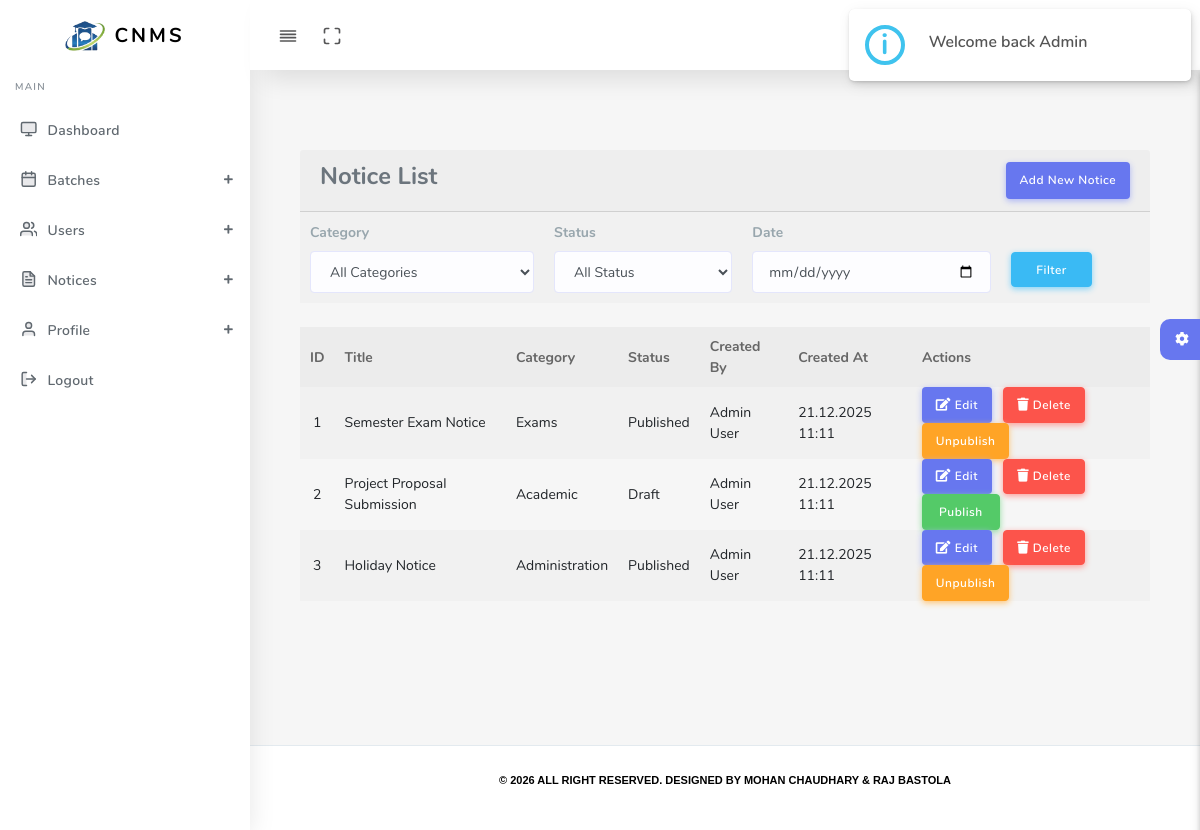
Screenshot of /admin/dashboard.php?page=notices/notices_list.php (signed in) with the database file from the repository.
### tables this page shows
CREATE TABLE notices (
    notice_id INT AUTO_INCREMENT PRIMARY KEY,
    title VARCHAR(255) NOT NULL,
    description TEXT NOT NULL,
    category ENUM('Academic','Exams','Events','Administration','General') NOT NULL,
    status ENUM('Draft','Published') DEFAULT 'Draft',
    attachment VARCHAR(255),
    created_by INT NOT NULL,
    created_at DATETIME DEFAULT CURRENT_TIMESTAMP,
    FOREIGN KEY (created_by) REFERENCES users(user_id) ON DELETE CASCADE
);

CREATE TABLE users (
    user_id INT AUTO_INCREMENT PRIMARY KEY,
    name VARCHAR(100) NOT NULL,
    email VARCHAR(100) UNIQUE,
    role ENUM('admin','teacher','student') NOT NULL,
    password VARCHAR(255) NOT NULL,
    profile_image VARCHAR(255),
    created_at DATETIME DEFAULT CURRENT_TIMESTAMP
);

### admin/notices/notices_list.php (the view, shortened to what this page needs)
<?php
$date    = $_GET['date'] ?? '';
$sql = "SELECT n.notice_id, n.title, n.category, n.status, n.created_at, u.name as creator
        FROM notices n
        JOIN users u ON n.created_by = u.user_id
        WHERE 1";
$sql .= " ORDER BY n.created_at DESC";
$stmt = $conn->prepare($sql);
$stmt->execute();
$result = $stmt->get_result();
$notices = $result->fetch_all(MYSQLI_ASSOC);
?>
<div class="card-body">
  <div class="card-header d-flex justify-content-between">
    <h4>Notice List</h4>
    <a href="dashboard.php?page=notices/notice_form.php" class="btn btn-primary">Add New Notice</a>
  </div>
  <form method="GET" class="mb-2 d-flex gap-2 align-items-end table-responsive">
    <table class="table table-striped">
      <th>
        <div>
          <label class="text-muted">Category</label>
          <select name="category" class="form-control">
            <option value="">All Categories</option>
          </select>
        </div>
      </th>
      <th>
        <div class="text-muted">
          <label>Status</label>
          <select name="status" class="form-control">
            <option value="">All Status</option>
          </select>
        </div>
      </th>
      <th>
        <div class="text-muted">
          <label class="text-muted">Date</label>
          <input type="date" name="date" class="form-control" value="<?= !empty($date) ? date('Y-m-d', strtotime($date)) : '' ?>">
        </div>
      </th>
      <th>
        <div class="mt-4">
          <button type="submit" class="btn btn-info px-4 my-3 ">Filter</button>
        </div>
      </th>
    </table>
  </form>
  <div class="table-responsive">
    <table class="table table-striped" id="table-1">
      <thead>
        <tr>
          <th class="text-center">ID</th>
          <th>Title</th>
          <th>Category</th>
          <th>Status</th>
          <th>Created By</th>
          <th>Created At</th>
          <th>Actions</th>
        </tr>
      </thead>
      <tbody>
        <?php foreach ($notices as $row) { ?>
          <tr>
            <td class="text-center"><?= $row['notice_id'] ?></td>
            <td><?= $row['title'] ?></td>
            <td><?= $row['category'] ?></td>
            <td><?= $row['status'] ?></td>
            <td><?= $row['creator'] ?></td>
            <td><?php echo date("d.m.Y H:i", strtotime($row['created_at'])); ?></td>
            <td class="">
              <a href="dashboard.php?page=notices/notice_form.php&id=<?= $row['notice_id'] ?>" class="btn btn-primary mr-2">
                <i class="fas fa-edit"></i> Edit
              </a>
              <a href="dashboard.php?page=notices/notice_delete.php&id=<?= $row['notice_id'] ?>" class="btn btn-danger mr-2" onclick="return confirm('Are you sure?')">
                <i class="fas fa-trash"></i> Delete
              </a>
              <?php if ($row['status'] == 'Draft') { ?>
                <a href="notices/notice_publish.php?id=<?= $row['notice_id'] ?>" class="btn btn-success px-3">Publish</a>
              <?php } else { ?>
                <a href="notices/notice_publish.php?id=<?= $row['notice_id'] ?>" class="btn btn-warning">Unpublish</a>
              <?php } ?>
            </td>
          </tr>
        <?php } ?>
      </tbody>
    </table>
  </div>
</div>
</div>
</div>
</div>

### admin/dashboard.php (shortened to what this page needs)
<?php
require "../db.php";
$user_id = $_SESSION['user_id'];
$sql = "SELECT profile_image FROM users WHERE user_id = ?";
$stmt = $conn->prepare($sql);
$stmt->bind_param("i", $user_id);
$stmt->execute();
$user = $stmt->get_result()->fetch_assoc();
$page = $_GET['page'] ?? 'dashboard_content.php';
$allowed_pages = [
    'dashboard_content.php',
    '404_error.php',
    'batches/batch_form.php',
    'batches/batch_list.php',
    'users/user_form.php',
    'users/users_list.php',
    'notices/notice_form.php',
    'notices/notices_list.php',
    '../profile/profile.php',
    '../profile/edit_profile.php'
];
?>
<!DOCTYPE html>
<html lang="en">
<head>
    <link rel="stylesheet" href="../assets/css/app.min.css">
    <link rel="stylesheet" href="../assets/bundles/bootstrap-social/bootstrap-social.css">
    <link rel="stylesheet" href="../assets/css/style.css">
    <link rel="stylesheet" href="../assets/css/components.css">
    <link rel="stylesheet" href="../assets/css/custom.css">
    <link rel="stylesheet" href="../assets/bundles/summernote/summernote-bs4.css">
    <link rel="stylesheet" href="style.css">
    <link rel="stylesheet" href="../assets/bundles/datatables/datatables.min.css">
    <link rel="stylesheet" href="../assets/bundles/datatables/DataTables-1.10.16/css/dataTables.bootstrap4.min.css">
</head>
<body>
    <div id="app">
        <div class="main-wrapper main-wrapper-1">
            <div class="navbar-bg"></div>
            <nav class="navbar navbar-expand-lg main-navbar sticky">
                <div class="form-inline mr-auto">
                    <ul class="navbar-nav mr-3">
                        <li><a href="#" data-toggle="sidebar" class="nav-link nav-link-lg
									collapse-btn"> <i data-feather="align-justify"></i></a></li>
                        <li><a href="#" class="nav-link nav-link-lg fullscreen-btn">
                                <i data-feather="maximize"></i>
                            </a>
                        </li>
                    </ul>
                </div>
                <ul class="navbar-nav navbar-right">
                    <li class="dropdown"><a href="#" data-toggle="dropdown"
                            class="nav-link dropdown-toggle nav-link-lg nav-link-user"> <img alt="image" src="../uploads/img/profiles/<?= $user['profile_image'] ?>"
                                class="user-img-radious-style"> <span class="d-sm-none d-lg-inline-block"></span></a>
                    </li>
                </ul>
            </nav>
            <div class="main-sidebar sidebar-style-2">
                <aside id="sidebar-wrapper" class="">
                    <div class="sidebar-brand">
                        <a href="index.html"> <img alt="image" src="../assets/img/logo.png" class="header-logo" /> <span
                                class="logo-name">CNMS</span>
                        </a>
                    </div>
                    <div class="">
                        <ul class="sidebar-menu">
                            <li class="menu-header">Main</li>
                            <li class="dropdown">
                                <a href="dashboard.php?page=dashboard_content.php"
                                    class="nav-link <?= ($page == 'dashboard_content.php') ? 'active' : '' ?>">
                                    <i data-feather="monitor"></i><span>Dashboard</span>
                                </a>
                            </li>
                            <li class="dropdown">
                                <a href="#" class="menu-toggle nav-link has-dropdown <?=
                                                                                        ($page == 'batches/batch_form.php' || $page == 'batches/batch_list.php') ? 'active' : '' ?>">
                                    <i data-feather="calendar"></i><span>Batches</span>
                                </a>
                            </li>
                            <li class="dropdown">
                                <a href="#" class="menu-toggle nav-link has-dropdown <?=
                                                                                        ($page == 'users/user_form.php' || $page == 'users/users_list.php') ? 'active' : '' ?>">
                                    <i data-feather="users"></i><span>Users</span>
                                </a>
                            </li>
                            <li class="dropdown">
                                <a href="#" class="menu-toggle nav-link has-dropdown <?=
                                                                                        ($page == 'notices/notice_form.php' || $page == 'notices/notices_list.php') ? 'active' : '' ?>">
                                    <i data-feather="file-text"></i><span>Notices</span>
                                </a>
                            </li>
                            <li class="dropdown">
                                <a href="#" class="menu-toggle nav-link has-dropdown <?=
                                                                                        ($page == '../profile/profile.php' || $page == '../profile/edit_profile.php') ? 'active' : '' ?>">
                                    <i data-feather="user"></i><span>Profile</span>
                                </a>
                            </li>
                            <li class="dropdown">
                                <a href="../logout.php" class="nav-link"><i data-feather="log-out"></i><span>Logout</span></a>
                            </li>
                        </ul>
                    </div>
                </aside>
            </div>
            <div class="main-content">
<?php
 if (in_array($page, $allowed_pages)) {
        include $page;
    } else {
        header("Location: dashboard.php?page=404_error.php");
        exit;
    }?>
                <div class="settingSidebar">
                    <a href="javascript:void(0)" class="settingPanelToggle"> <i class="fa fa-spin fa-cog"></i>
                    </a>
                </div>
            <footer class="main-footer">
                <div class="footer-center d-flex justify-content-center align-items-center">
                    <p class="w-full " style=" color: black; font-family: Arial, sans-serif;"> © 2026 All Right Reserved. Designed By Mohan Chaudhary & Raj Bastola
                    </p>
                </div>
            </footer>
</body>
</html>

### rows the page displays
notices: notice_id "1", title "Semester Exam Notice", category "Exams", status "Published", created_by.name "Admin User", created_at "21.12.2025 11:11"
notices: notice_id "2", title "Project Proposal Submission", category "Academic", status "Draft", created_by.name "Admin User", created_at "21.12.2025 11:11"
notices: notice_id "3", title "Holiday Notice", category "Administration", status "Published", created_by.name "Admin User", created_at "21.12.2025 11:11"
